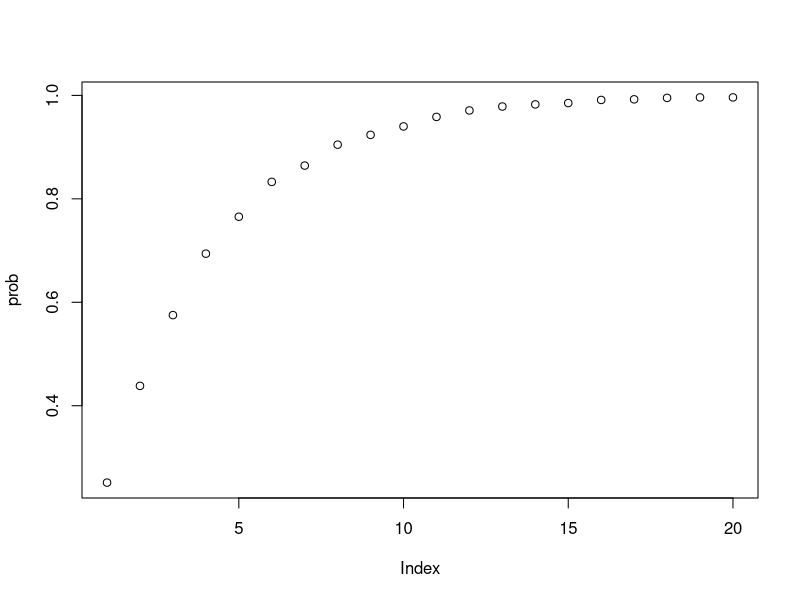
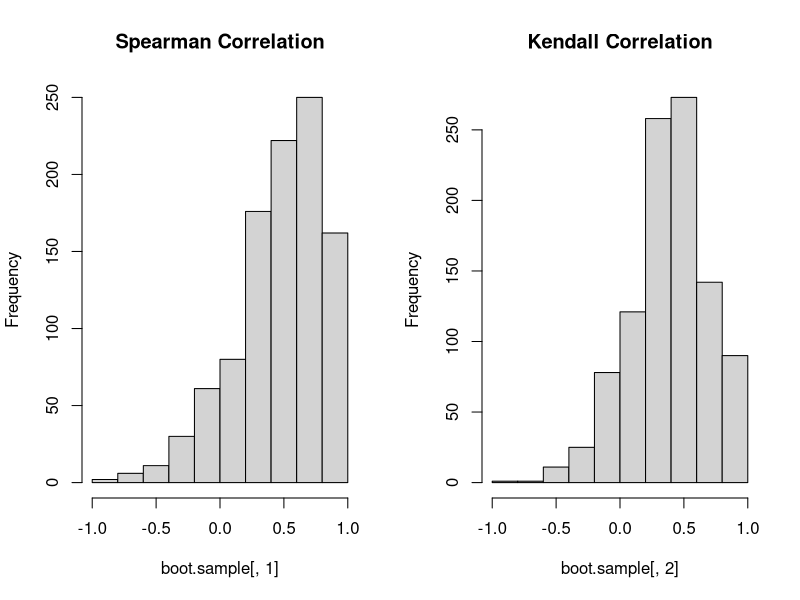

Write the R code that produced these figures, in order.
## ---- chunk 1
knitr::opts_chunk$set(echo = TRUE)
## ---- chunk 2
M=50000
out=rep(NA, M)
for (i in 1:M){
  sample <- runif(n = 3)
  out[i] <- any(sample > .75)
}

sum(out/M)
## ---- chunk 3

nreps <- 20
prob <- rep(NA, max(nreps))
M = 10000
out=rep(NA, M)


for (j in 1:nreps){
  for (i in 1:M){
    sample <- runif(n = j)
    out[i] <- any(sample > .75)
  }
  prob[j] <- sum(out/M)
}

plot(prob)
## ---- chunk 4

# set parameters
mean = 450
sd = 50
diff = c(5, 10, 20)
samp_size = c(10, 50, 100, 250)
M = 1000

# power matrix
results.1 <- matrix(NA, nrow=length(samp_size), ncol=3)

# final result matrix
results.2 <- NA

for (h in 1:length(diff)){

  for (i in 1:length(samp_size)){
    
    p.val <- rep(NA, times = M)
    
    for (j in 1:M){
    
    # simulate data
    sample1 <- rnorm(samp_size[i], mean = mean, sd = sd)
    sample2 <- rnorm(samp_size[i], mean = mean + diff[h], sd = sd)
    
    # concerned with general size selectivity in either event
    # so we will do a two-sided test
    p.val[j] <- ks.test(sample1, sample2, alternative = "two.sided")$p.value
    }
    
    power <- sum(p.val < .05)/M
    results.1[i,] <- cbind(samp_size[i], diff[h], power)
    
  }
  results.2 <- rbind(results.2, results.1)
  
}


results.2 <- as.data.frame(results.2[-1,], row.names = FALSE)

names(results.2) <- c("Sample Size", "True Diff.", "Power")

knitr::kable(results.2)
  

## ---- chunk 5
states <- read.csv("states.txt", sep = " ")

spending <- states$spending
rate <- states$rate


cor.test(spending, rate, method = "spearman")
## ---- chunk 6
d <- cor.test(spending, rate, method = "kendall")

d$statistic
## ---- chunk 7
nreps=1000
boot.sample <- matrix(NA,nreps, ncol = 2)
for(i in 1:nreps)
{
newSamp <- dplyr::sample_n(states, size = 9, replace = TRUE)

spearman <- cor(newSamp$spending, newSamp$rate, method = "spearman")
kendall <- cor(newSamp$spending, newSamp$rate, method = "kendall")
boot.sample[i,1] <- spearman
boot.sample[i,2] <- kendall
}

par(mfrow = c(1,2) )
hist(boot.sample[,1], main = "Spearman Correlation")
hist(boot.sample[,2], main = "Kendall Correlation")

## ---- chunk 8
print("Spearman 90% Boostrap Interval")
quantile(boot.sample[,1], c(.05, .95))



print("Kendall 90% Boostrap Interval")
quantile(boot.sample[,2], c(.05, .95))

